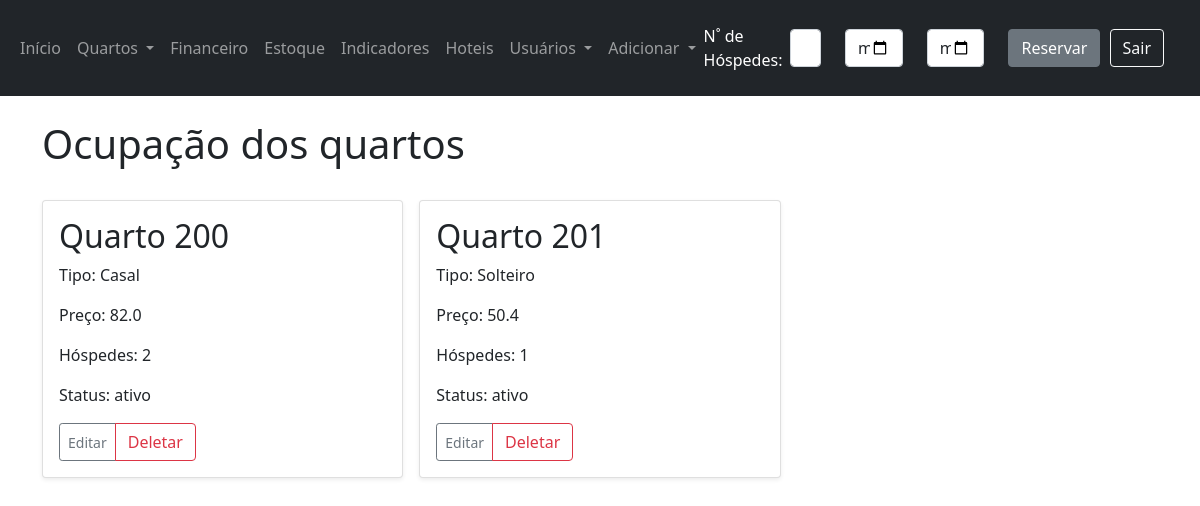
The app's page /ocupacao-quartos/4 (signed in) with its own data.
### app/models.py (models this page shows)
class Rooms(db.Model):
    __tablename__ = 'Rooms'
    id = db.Column(db.Integer, primary_key=True)
    hotel_id = db.Column(db.Integer, db.ForeignKey('Hotels.id'))
    number = db.Column(db.Integer)
    name = db.Column(db.String(30))
    kind = db.Column(db.String(15))
    phone_extension = db.Column(db.String(15))
    price = db.Column(db.REAL)
    guest_limit = db.Column(db.Integer)
    status = db.Column(db.String(15))
    created_at = db.Column(db.DateTime, default=dt.now())

### app/views.py (the view)
@app.route('/ocupacao-quartos/<int:id>')
@login_required
def ocupacao_quartos_endpoint(id):
    user_id = g.user.get_id()
    return ocupacao_quartos(id, user_id)

### app/forms.py
class VerificarDisponibilidade(FlaskForm):
    total_guests = IntegerField('Quantidade de héspedes', validators=[DataRequired()])
    check_in = DateField('Data Entrada', validators=[DataRequired()])
    check_out = DateField('Data Saída', validators=[DataRequired()])
    submeter = SubmitField('Reservar')

### app/models.py (called while the page is built)
    def get_id(self):
        return self.id

    def get_profile(self):
        return self.profile

    def get_hotel_id(self):
        return self.hotel_id

### app/scripts/ocupacao_quartos.py (called while the page is built)
def ocupacao_quartos(id, user_id):
    form_reserva = VerificarDisponibilidade()
    user = User.query.filter_by(id=user_id).first()
    hotel = Hotels.query.get_or_404(id)
    if hotel.user_id != user_id and user.hotel_id != hotel.id:
        return '<h1>Erro! Você não pode acessar este conteúdo!</h1>'
    quartos = Rooms.query.filter_by(hotel_id=id).order_by(Rooms.number)
    return render_template('ocupacao_quartos.html',
                           quartos=quartos, form_reserva=form_reserva
                           )

### app/views.py (called while the page is built)
@login_manager.user_loader
def load_user(id):
    return User.query.get(int(id))

@app.before_request
def before_request():
    g.user = current_user

@app.context_processor
def navbar():
    form_reserva = VerificarDisponibilidade()
    return dict(form_reserva=form_reserva)

### app/templates/ocupacao_quartos.html (shortened to what this page needs)
{% extends 'base.html' %}
{% block content %}
    <br>
    <h1>Ocupação dos quartos</h1>
    <br>
    <div class="row row-cols-1 row-cols-sm-2 row-cols-md-3 g-3">
        {% for quarto in quartos %}
            <div class="col">
                <div class="card shadow-sm">
                    <div class="card-body">
                        <h2>Quarto {{ quarto.number }}</h2>
                        <p>Tipo: {{ quarto.kind }}</p>
                        <p>Preço: {{ quarto.price }}</p>
                        <p>Hóspedes: {{ quarto.guest_limit }}</p>
                        <p>Status: {{ quarto.status }}</p>
                        <div class="d-flex justify-content-between align-items-center">
                            <form method="POST" action="{{ url_for('editar_quarto_endpoint', id=quarto.id) }}">
                                <div class="btn-group">
                                    <button type="submit" class="btn btn-sm btn-outline-secondary"
                                            value="{{ quarto.id }}">
                                        Editar
                                    </button>
                                    <button type="button" class="btn btn-outline-danger" data-bs-toggle="modal"
                                            data-bs-target="#Modal_{{ quarto.id }}"
                                            value="{{ quarto.id }}" id="hotel_{{ quarto.id }}">
                                        Deletar
                                    </button>
                                </div>
                            </form>
                        </div>
                    </div>
                </div>
            </div>
        {% endfor %}
    </div>
{% endblock %}

### records on screen
Rooms: number "200", kind "Casal", price "82.0", guest_limit "2", status "ativo", {{ quarto.id }} 4 (drawn)
Rooms: number "201", kind "Solteiro", price "50.4", guest_limit "1", status "ativo", {{ quarto.id }} 5 (drawn)
